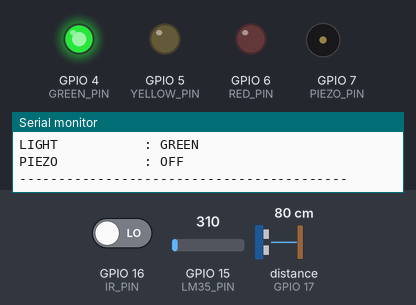
A sketch run on a simulated ESP32-S3. Shown: output pins drawn as LEDs (lit = HIGH), buzzer (waves = sounding, pin HIGH), the last lines printed to the serial monitor. Wiring (inferred from the names in the program): ultrasonic range finder: trigger GPIO 18; echo GPIO 17. The inputs (shaded band) are chosen by the test bench; at power-on: distance to the obstacle (sensor on GPIO 17) 80 cm, GPIO 15 (LM35_PIN) = 310, GPIO 16 (IR_PIN) LOW. The echo pulse lasts 58.3 µs per cm; pins used as bus, display or sensor lines are not drawn.

Above: at 5.8 s.
5.9 s: distance to the obstacle (sensor on GPIO 17) set to 53 cm
11.9 s: distance to the obstacle (sensor on GPIO 17) set to 45 cm
At 16.2 s:
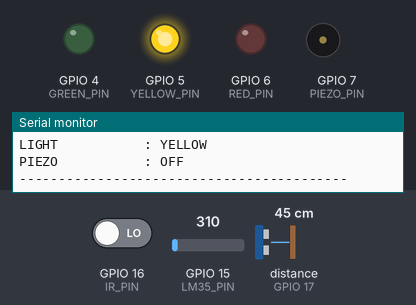
17.9 s: distance to the obstacle (sensor on GPIO 17) set to 22 cm
23.9 s: distance to the obstacle (sensor on GPIO 17) set to 18 cm
At 25.5 s:
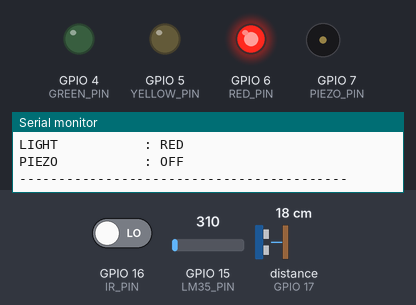
29.9 s: distance to the obstacle (sensor on GPIO 17) set to 6 cm
35.9 s: distance to the obstacle (sensor on GPIO 17) set to 3 cm
At 40.6 s:
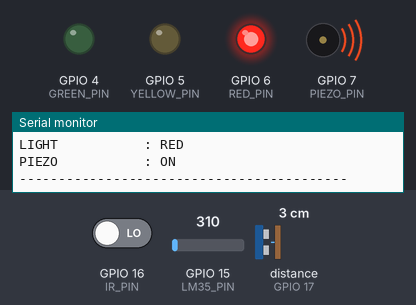
Timing chart, 0 to 42.1 s (numbered marks = the images above; inputs shaded):
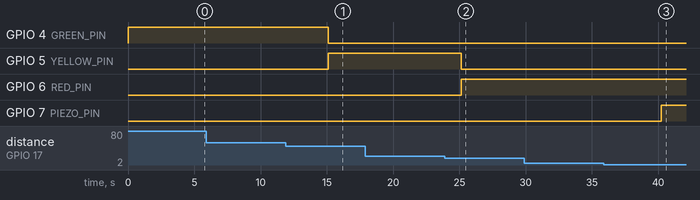

Measured:
- the behaviour switches between 51 and 50 cm on distance to the obstacle (sensor on GPIO 17) (found by bisection; images 0 and 1)
- the behaviour switches between 21 and 20 cm on distance to the obstacle (sensor on GPIO 17) (found by bisection; images 1 and 2)
- the behaviour switches between 5 and 4 cm on distance to the obstacle (sensor on GPIO 17) (found by bisection; images 2 and 3)
- after the input at 11.9 s, GPIO 4 (GREEN_PIN): HIGH → LOW after 3.2 s; GPIO 5 (YELLOW_PIN): LOW → HIGH after 3.2 s
- after the input at 23.9 s, GPIO 5 (YELLOW_PIN): HIGH → LOW after 1.3 s; GPIO 6 (RED_PIN): LOW → HIGH after 1.3 s
- after the input at 35.9 s, GPIO 7 (PIEZO_PIN): LOW → HIGH after 4.3 s

The sketch:

simulation.ino
```cpp
// ============================================================
// MISTRA - HC-SR04 DIAGNOSTIC + SAFETY NODE
// ESP32-S3
// ============================================================
#define TRIG_PIN 18
#define ECHO_PIN 17
#define IR_PIN 16
#define LM35_PIN 15
#define GREEN_PIN 4
#define YELLOW_PIN 5
#define RED_PIN 6
#define PIEZO_PIN 7
// ------------------------------------------------------------
// HC-SR04 distance measurement
// ------------------------------------------------------------
float readDistance()
{
  // Make sure trigger starts LOW
  digitalWrite(TRIG_PIN, LOW);
  delayMicroseconds(2);
  // 10 us trigger pulse
  digitalWrite(TRIG_PIN, HIGH);
  delayMicroseconds(10);
  digitalWrite(TRIG_PIN, LOW);
  // Measure HIGH duration of ECHO
  unsigned long duration = pulseIn(ECHO_PIN, HIGH, 30000);
  // No echo received
  if (duration == 0)
  {
    return -1;
  }
  // Speed of sound:
  // distance = time * 0.0343 / 2
  float distance = (duration * 0.0343) / 2.0;
  return distance;
}
// ------------------------------------------------------------
// Set traffic light
// ------------------------------------------------------------
void setLight(bool green, bool yellow, bool red)
{
  digitalWrite(GREEN_PIN, green);
  digitalWrite(YELLOW_PIN, yellow);
  digitalWrite(RED_PIN, red);
}
// ------------------------------------------------------------
// Setup
// ------------------------------------------------------------
void setup()
{
  Serial.begin(115200);
  pinMode(TRIG_PIN, OUTPUT);
  pinMode(IR_PIN, INPUT);
  pinMode(LM35_PIN, INPUT);
  pinMode(GREEN_PIN, OUTPUT);
  pinMode(YELLOW_PIN, OUTPUT);
  pinMode(RED_PIN, OUTPUT);
  pinMode(PIEZO_PIN, OUTPUT);
  setLight(false, false, false);
  digitalWrite(PIEZO_PIN, LOW);
  Serial.println();
  Serial.println("==========================================");
  Serial.println(" MISTRA - MINE VEHICLE SAFETY NODE");
  Serial.println(" ESP32-S3");
  Serial.println("==========================================");
  Serial.println("Reading sensors every 5 seconds...");
  Serial.println();
}
// ------------------------------------------------------------
// Main loop
// ------------------------------------------------------------
void loop()
{
  // ----------------------------------------------------------
  // Read HC-SR04
  // ----------------------------------------------------------
  digitalWrite(TRIG_PIN, LOW);
  delayMicroseconds(2);
  digitalWrite(TRIG_PIN, HIGH);
  delayMicroseconds(10);
  digitalWrite(TRIG_PIN, LOW);
  unsigned long duration = pulseIn(ECHO_PIN, HIGH, 30000);
  float distance;
  if (duration == 0)
  {
    distance = -1;
  }
  else
  {
    distance = (duration * 0.0343) / 2.0;
  }
  // ----------------------------------------------------------
  // Read IR
  // ----------------------------------------------------------
  int irState = digitalRead(IR_PIN);
  // ----------------------------------------------------------
  // Read LM35
  // ----------------------------------------------------------
  int adcValue = analogRead(LM35_PIN);
  float voltage = (adcValue / 4095.0) * 3.3;
  // LM35 = 10 mV / °C
  float temperature = voltage * 100.0;
  // ----------------------------------------------------------
  // Print complete reading
  // ----------------------------------------------------------
  Serial.println("------------------------------------------");
  Serial.print("RAW ECHO TIME   : ");
  Serial.print(duration);
  Serial.println(" us");
  Serial.print("HC-SR04 DISTANCE: ");
  if (distance < 0)
  {
    Serial.println("NO ECHO");
  }
  else
  {
    Serial.print(distance, 2);
    Serial.println(" cm");
  }
  Serial.print("IR PROXIMITY    : ");
  if (irState == HIGH)
    Serial.println("OBJECT DETECTED");
  else
    Serial.println("CLEAR");
  Serial.print("LM35 ADC        : ");
  Serial.println(adcValue);
  Serial.print("LM35 VOLTAGE    : ");
  Serial.print(voltage, 3);
  Serial.println(" V");
  Serial.print("TEMPERATURE     : ");
  Serial.print(temperature, 2);
  Serial.println(" C");
  // ----------------------------------------------------------
  // Safety decision
  // ----------------------------------------------------------
  if (distance < 0)
  {
    // No valid ultrasonic reading
    setLight(false, true, false);
    digitalWrite(PIEZO_PIN, LOW);
    Serial.println("STATUS          : SENSOR ERROR");
    Serial.println("LIGHT           : YELLOW");
  }
  else if (distance <= 5)
  {
    // CRITICAL
    setLight(false, false, true);
    digitalWrite(PIEZO_PIN, HIGH);
    Serial.println("STATUS          : CRITICAL STOP");
    Serial.println("LIGHT           : RED");
    Serial.println("PIEZO           : ON");
  }
  else if (distance <= 20)
  {
    // STOP
    setLight(false, false, true);
    digitalWrite(PIEZO_PIN, LOW);
    Serial.println("STATUS          : STOP");
    Serial.println("LIGHT           : RED");
    Serial.println("PIEZO           : OFF");
  }
  else if (distance <= 50)
  {
    // SLOW
    setLight(false, true, false);
    digitalWrite(PIEZO_PIN, LOW);
    Serial.println("STATUS          : SLOW");
    Serial.println("LIGHT           : YELLOW");
    Serial.println("PIEZO           : OFF");
  }
  else
  {
    // GO
    setLight(true, false, false);
    digitalWrite(PIEZO_PIN, LOW);
    Serial.println("STATUS          : GO");
    Serial.println("LIGHT           : GREEN");
    Serial.println("PIEZO           : OFF");
  }
  Serial.println("------------------------------------------");
  // Wait 5 seconds before next complete reading
  delay(5000);
}
```
